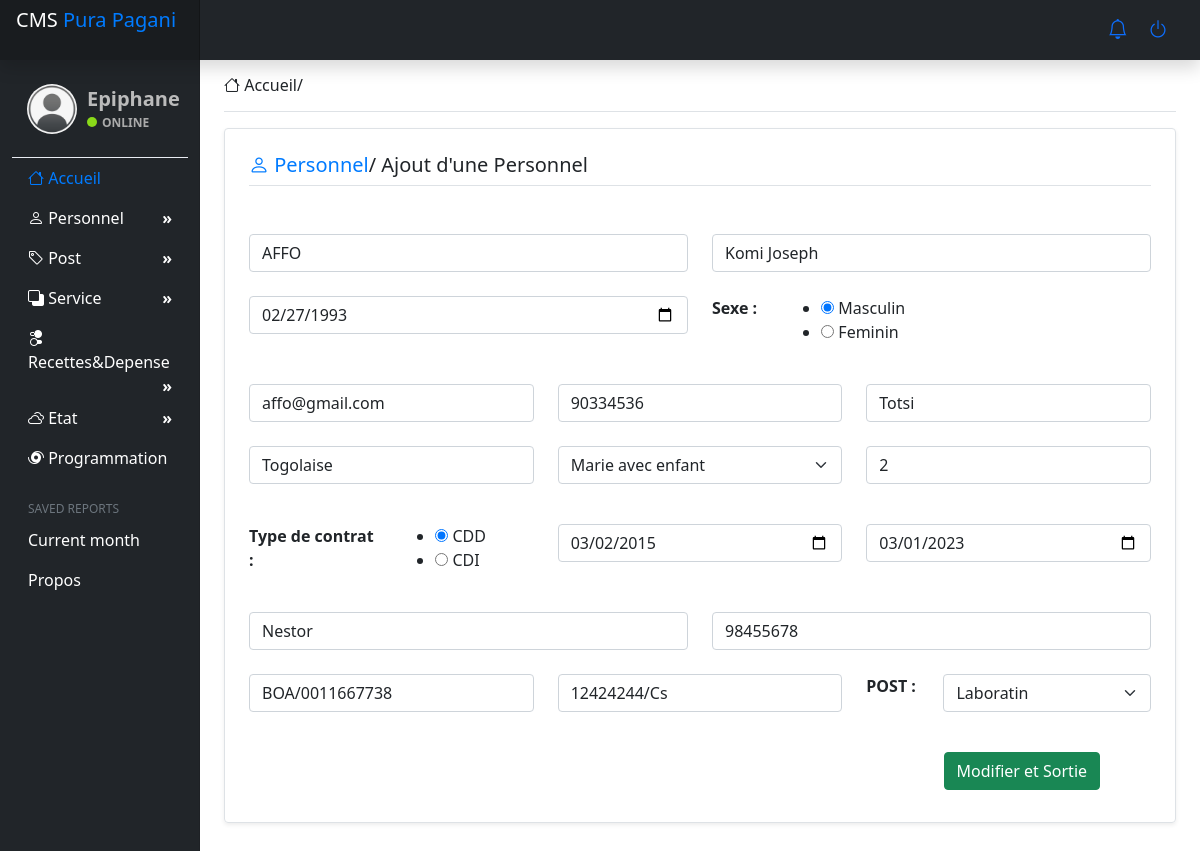
Screenshot of /update_Personnel/3/ (signed in) with the database file from the repository.
### direction/models.py (models this page shows, shortened)
class Personnel(models.Model):
    nom = models.CharField(max_length=200, null=True)
    prenom = models.CharField(max_length=200, null=True)
    date_naissance = models.DateField(
        auto_now_add=False, auto_now=False, blank=True, null=True)
    sexe = models.CharField(max_length=200, null=True)
    email = models.CharField(max_length=200, null=True)
    telephone = models.CharField(max_length=200, null=True)
    adresse = models.CharField(max_length=200, null=True)
    nationalite = models.CharField(max_length=200, null=True)
    situation_matrimonial = models.CharField(max_length=200, null=True)
    nombre_enfant = models.IntegerField(blank=True, null=True)
    contrat = models.CharField(max_length=200, null=True)
    date_debut = models.DateField(
        auto_now_add=False, auto_now=False, blank=True, null=True)
    date_fin = models.DateField(
        auto_now_add=False, auto_now=False, blank=True, null=True)
    personne_prevenir = models.CharField(max_length=200, null=True)
    telephone_prevenir = models.CharField(max_length=200, null=True)
    numero_bank = models.CharField(max_length=200, null=True)
    numero_cnss = models.CharField(max_length=200, null=True)
    personne_post = models.ForeignKey(
        Poste, on_delete=models.SET_NULL, null=True, blank=True)
    date_create = models.DateTimeField(auto_now_add=True, null=True)

### direction/views.py (the view)
@login_required(login_url='login')
def updatePersonnel(request, personnel_id):
    personnel = Personnel.objects.get(pk=personnel_id)
    form = PersonneForm(request.POST or None, instance=personnel)
    if request.method == 'POST':
        if form.is_valid():
            form.save()
            return redirect('list_personnel')
    context = {'form': form, 'personnel': personnel}
    return render(request, 'directions/update_personnel.html', context)

### direction/models.py (called while the page is built)
    def __str__(self):
        return self.nom_post

### direction/templates/directions/update_personnel.html (shortened to what this page needs)
{% extends 'directions/main.html'%}
{% block content %}
<div class="row mb-2">
    <div class="col-md-12">
        <div class="row g-0 border rounded overflow-hidden flex-md-row mb-4 shadow-sm h-md-250 position-relative">
        <div class="col p-4 d-flex flex-column position-static">
            <h2 class="h5 pt pb-2 mb-4 border-bottom"><span class="title-h"><i class="bi bi-person"></i> Personnel</span>/ Ajout d'une Personnel</h2>
            <br>
            <div class="row mb-2">
                <div class="col-md-12">
                    <form action="" method="post">
                        <div class="row">
                            <div class="col-md-6">
                                {{ form.nom }}
                             </div>
                            <div class="col-md-6">
                                {{ form.prenom }}
                            </div>
                        </div>
                        <br>
                        <div class="row">
                            <div class="col-md-6">
                                {{ form.date_naissance }}
                          </div>
                          <div class="col-md-1">
                             <b>Sexe :</b>
                          </div>
                                <div class="col-md-4">
                                    {{ form.sexe }}
                                </div>
                        </div>
                        <br>
                        <div class="row">
                                <div class="col-md-4">
                                    {{ form.email }}
                                </div>
                                <div class="col-md-4">
                                    {{ form.telephone }}
                                </div>
                                <div class="col-md-4">
                                    {{ form.adresse }}
                                </div>
                        </div>
                        <br>
                        <div class="row">
                            <div class="col-md-4">
                                {{ form.nationalite}}
                            </div>
                                <div class="col-md-4">
                                    {{ form.situation_matrimonial }}
                                </div>
                                <div class="col-md-4">
                                    {{ form.nombre_enfant}}
                                </div>
                        </div>
                        <br>
                        <div class="row">
                            <div class="col-md-2">
                                <b>Type de contrat :</b>
                            </div>
                            <div class="col-md-2">
                                {{ form.contrat}}
                            </div>
                                <div class="col-md-4">
                                    {{ form.date_debut}}
                                </div>
                                <div class="col-md-4">
                                    {{ form.date_fin}}
                                </div>
                        </div>
                        <br>
                        <div class="row">
                            <div class="col-md-6">
                                {{ form.personne_prevenir}}
                            </div>
                            <div class="col-md-6">
                                {{ form.telephone_prevenir}}
                            </div>
                        </div>
                        <br>
                        <div class="row">
                                <div class="col-md-4">
                                    {{ form.numero_bank}}
                                </div>
                                <div class="col-md-4">
                                    {{ form.numero_cnss}}
                                </div>
                                <div class="col-md-1">
                                    <b>POST : </b>
                                 </div>
                                <div class="col-md-3">
                                    {{ form.personne_post}}
                                </div>
                        </div>
                        <br>
                        <div class="row">
                            <div class="col-md-6">
                            </div>
                            <div class="col-md-3">
                            </div>
                            <div class="col-md-3">
                                <button class="btn btn-success" type="submit">Modifier et Sortie</button>
                            </div>
                    </div>
                    </form>
                </div>
            </div>
        </div>
        </div>
    </div>
</div>
{% endblock content %}

### direction/templates/directions/main.html (shortened to what this page needs)
{% load static %}
<!doctype html>
<html lang="en">
  <head>
    <link rel="stylesheet" href="{% static '/css/main.css'%}">
    <link rel="stylesheet" href="{% static '/css/bootstrap/css/bootstrap.min.css'%}">
    <link rel="stylesheet" href="{% static '/bootstrap-icons/bootstrap-icons.css'%}">
  </head>
  <body>
<header class="navbar navbar-dark sticky-top bg-dark flex-md-nowrap p-0 shadow" style="height: 60px;">
  <a class="navbar-brand col-md-3 col-lg-2 me-0 px-3" href="#" style="height: 60px;">CMS <span class="title-h">Pura Pagani</span></a>
  <ul class="navbar-nav px-3">
    <li class="nav-item text-nowrap">
      <a href="" ><i class="bi bi-bell h5"></i></a>
      <a href="{% url 'deconnexion' %}" ><i class="bi bi-power h5 p-3  "></i></a>
    </li>
  </ul>
</header>
<div class="container-fluid">
  <div class="row">
    <nav id="sidebarMenu" class="col-md-3 col-lg-2 d-md-block bg-dark sidebar collapse">
      <div class="position-sticky pt-3">
        <div class="profile-sidebar">
			<div class="profile-userpic">
                <img src="{% static 'images/user.png' %}" class="img-responsive" alt="">
			</div>
			<div class="profile-usertitle">
				<div class="profile-usertitle-name">{{ request.user }}</div>
				<div class="profile-usertitle-status"><span class="indicator label-success"></span>Online</div>
			</div>
		</div>
        <ul class="nav flex-column">
            <li class="nav-item">
                <a class="nav-link active" aria-current="page" href="{% url 'index' %}">
                  <span data-feather="home"><i class="bi bi-house"></i></span>
                  Accueil
                </a>
              </li>
            <li class="nav-item">
                <a class="nav-link" href="#"><i class="bi bi-person"></i> Personnel <b class="float-end">&raquo;</b> </a>
            </li>
            <li class="nav-item">
              <a class="nav-link" href="#"><i class="bi bi-tag"></i> Post <b class="float-end">&raquo;</b> </a>
          </li>
            <li class="nav-item">
                <a class="nav-link" href="#"><i class="bi bi-back"></i> Service <b class="float-end">&raquo;</b> </a>
            </li>
            <li class="nav-item">
                <a class="nav-link" href="#"><i class="bi bi-toggles2"></i> Recettes&Depense <b class="float-end">&raquo;</b> </a>
            </li>
            <li class="nav-item">
                <a class="nav-link" href="#"><i class="bi bi-clouds"></i> Etat<b class="float-end">&raquo;</b> </a>
            </li>
            <li class="nav-item">
                <a class="nav-link" href="#">
                  <i class="bi bi-hurricane"></i> Programmation
                </a>
              </li>
        </ul>
        <h6 class="sidebar-heading d-flex justify-content-between align-items-center px-3 mt-4 mb-1 text-muted">
          <span>Saved reports</span>
        </h6>
        <ul class="nav flex-column mb-2">
          <li class="nav-item">
            <a class="nav-link" href="#">
              Current month
            </a>
          </li>
          <li class="nav-item">
            <a class="nav-link" href="#">
              Propos
            </a>
          </li>
        </ul>
      </div>
    </nav>
    <main class="col-md-9 ms-sm-auto col-lg-10 px-md-4">
      <div class="d-flex justify-content-between flex-wrap flex-md-nowrap align-items-center pt-3 pb-2 mb-3 border-bottom">
        <h1 class="h6"><i class="bi bi-house"></i> Accueil/</h1>
      </div>
      {% block content %}
      {% endblock content %}
    </main>
  </div>
</div>
</body>
</html>

### static/css/main.css (style rules this page uses)
body { font-size: 0.875rem; }
.sidebar { position: fixed; top: 0; bottom: 0; left: 0; z-index: 100; padding: 48px 0 0; box-shadow: inset -1px 0 0 rgba(0, 0, 0, 0.1); }
.sidebar .nav-link { font-weight: 500; color: rgb(255, 255, 255); }
.sidebar .nav-link.active { color: #007bff; }
.sidebar-heading { font-size: 0.75rem; text-transform: uppercase; }
.navbar-brand { padding-top: 0.75rem; padding-bottom: 0.75rem; font-size: 1rem; background-color: rgba(0, 0, 0, 0.25); box-shadow: inset -1px 0 0 rgba(0, 0, 0, 0.25); }
.title-h { color: #007bff; }
.profile-sidebar { padding: 10px 0; border-bottom: 1px solid #e9ecf2; }
.profile-userpic img { float: left; margin: 10px 10px 0px 15px; width: 50px; height: 50px; border-radius: 9999px !important; }
.profile-usertitle-status { text-transform: uppercase; color: #aaa; font-size: 12px; font-weight: 600; margin-bottom: 15px; }
.profile-usertitle { color: #bbb; font-weight: 700; margin-bottom: 10px; margin: 10px 0px 0px 15px; }
.profile-usertitle-name { font-size: 20px; margin-bottom: 0px; }
.indicator { width: 10px; height: 10px; display: inline-block; border-radius: 9999px; margin-right: 5px; }
.label-success { background-color: #8ad919; }
@media all and (min-width: 992px) { .sidebar li { position: relative; } }

### rows the page displays
Personnel: nom "AFFO", prenom "Komi Joseph", date_naissance "02/27/1993", sexe "☑ Masculin ☐ Feminin", email "affo@gmail.com", telephone "90334536", adresse "Totsi", nationalite "Togolaise", situation_matrimonial "Marie avec enfant", nombre_enfant "2", contrat "☑ CDD ☐ CDI", date_debut "03/02/2015", date_fin "03/01/2023", personne_prevenir "Nestor", telephone_prevenir "98455678", numero_bank "BOA/0011667738", numero_cnss "12424244/Cs", personne_post "Laboratin"

### other values shown
{{ request.user }} "Epiphane"
